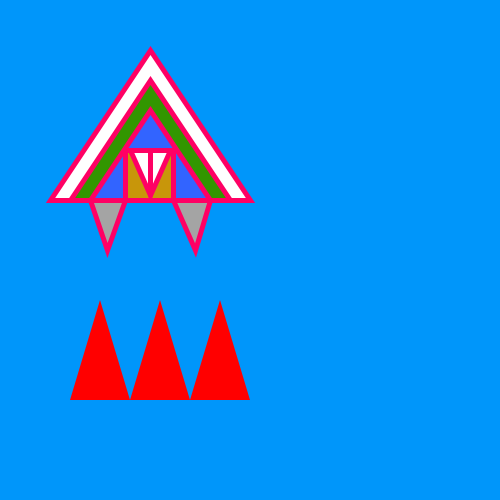
Frame 1 (no input)
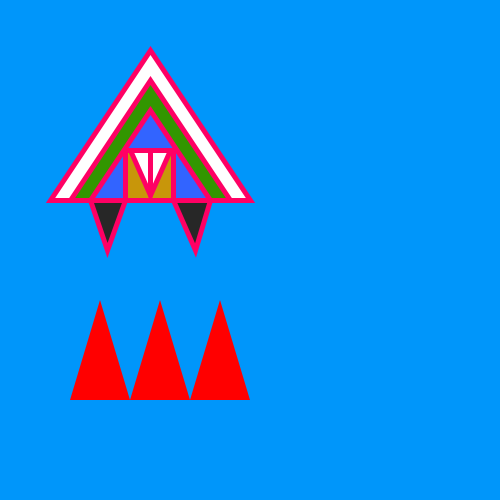
Frame 60 (the mouse pressed at the canvas centre just before this capture)
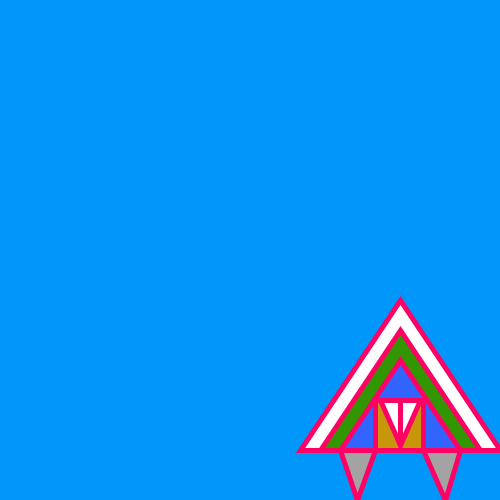
Frame 120 (the mouse held since frame 60 and released just before this capture)

The Processing sketch that drew these frames (run headless with seeded random() and noise(); from frame 60 on, the mouse is pressed at the canvas centre):

// Processing sketch: processing_69789
// ── processing_69789.pde

/*****************************************
 * Assignment 1
 * Name:    Mengnan Zhang
 * E-mail:       mzhang01@brynmawr.edu
 * Course:       CS 110 - Section 01
 * Submitted:    09/11/12
 * A description of the file contents.
   uprising rocket 
***********************************************/


void setup(){
  size(500,500);
  smooth();
}

void draw() {
  background(0,150,250);
  strokeWeight(5);
  stroke(255,0,100);
  
  //draw body
  fill(255);
  triangle(mouseX+50,mouseY+200, mouseX+250,mouseY+200, mouseX+150,mouseY+50);
  fill(50,150,0);
  triangle(mouseX+70,mouseY+200, mouseX+230,mouseY+200, mouseX+150,mouseY+80);
  fill(50,100,255);
  triangle(mouseX+90,mouseY+200, mouseX+210,mouseY+200, mouseX+150,mouseY+110);
  fill(200,150,10); 
  rect(mouseX+125,mouseY+150,48,50);
  fill(255);
  triangle(mouseX+130,mouseY+150, mouseX+170,mouseY+150, mouseX+150,mouseY+195);
  fill(0);
  line(mouseX+150, mouseY+150, mouseX+150,mouseY+195);
  
  //draw foot
  beginShape(TRIANGLES);
  frameRate(50);
  fill(random(0,255));
  vertex(mouseX+90,mouseY+200);
  vertex(mouseX+107,mouseY+250);
  vertex(mouseX+125,mouseY+200);
  vertex(mouseX+173,mouseY+200);
  vertex(mouseX+195,mouseY+250);
  vertex(mouseX+210,mouseY+200);
  endShape();

    
  //draw fire
  fill(255,0,0);
  noStroke();
  beginShape(TRIANGLES);
  vertex(mouseX+130,mouseY+400);
  vertex(mouseX+100,mouseY+300);
  vertex(mouseX+70,mouseY+400);
  vertex(mouseX+130,mouseY+400);
  vertex(mouseX+160,mouseY+300);
  vertex(mouseX+190,mouseY+400);
  vertex(mouseX+190,mouseY+400);
  vertex(mouseX+220,mouseY+300);
  vertex(mouseX+250,mouseY+400);
  endShape();
}
  
  void mouseMoved() {
     fill(random(255),random(255),0);
  noStroke();
  frameRate(50);
  beginShape(TRIANGLES);
  vertex(mouseX+130,mouseY+400);
  vertex(mouseX+100,mouseY+300);
  vertex(mouseX+70,mouseY+400);
  vertex(mouseX+130,mouseY+400);
  vertex(mouseX+160,mouseY+300);
  vertex(mouseX+190,mouseY+400);
  vertex(mouseX+190,mouseY+400);
  vertex(mouseX+220,mouseY+300);
  vertex(mouseX+250,mouseY+400);
  endShape();

}
